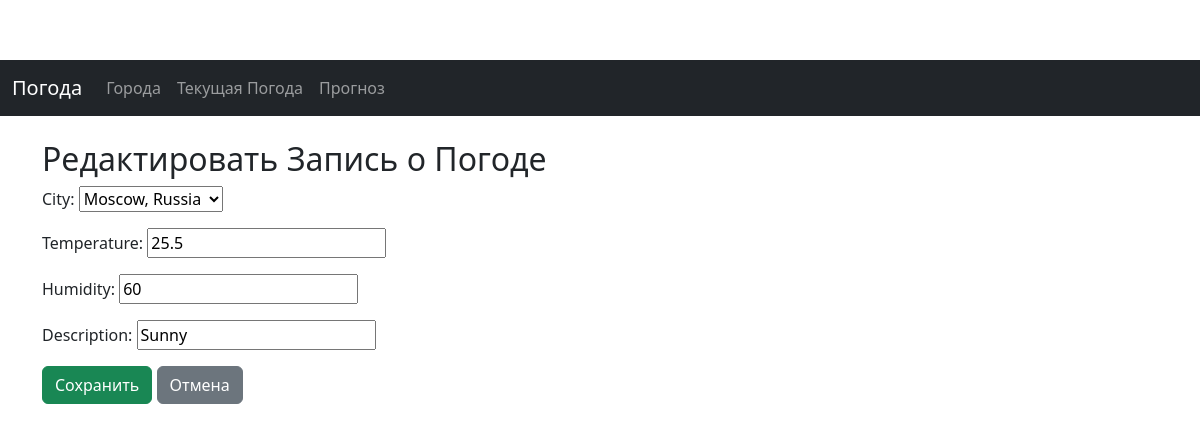
The app's page /weather/1/update/ with its own data.
### weather_app/models.py (models this page shows, shortened)
class Weather(models.Model):
    city = models.ForeignKey(City, related_name='weather', on_delete=models.CASCADE)
    temperature = models.FloatField()  # Температура в градусах Цельсия
    humidity = models.PositiveIntegerField()  # Влажность в процентах
    description = models.CharField(max_length=255)  # Описание погоды
    date = models.DateField(auto_now_add=True)
    history = HistoricalRecords()

### weather_app/views.py (the view)
# urls.py: path('weather/<int:pk>/update/', views.weather_update, name='weather_update'),
def weather_update(request, pk):
    weather = get_object_or_404(Weather, pk=pk)
    if request.method == 'POST':
        form = WeatherForm(request.POST, instance=weather)
        if form.is_valid():
            form.save()
            return redirect('weather_detail', pk=pk)
    else:
        form = WeatherForm(instance=weather)
    return render(request, 'weather_app/weather_form.html', {'form': form})

### weather_app/forms.py
class WeatherForm(forms.ModelForm):
    class Meta:
        model = Weather
        fields = ['city', 'temperature', 'humidity', 'description']

### weather_app/models.py (called while the page is built)
    def __str__(self):
        return f"{self.name}, {self.country}"

### weather_app/templates/weather_app/weather_form.html (shortened to what this page needs)
{% extends 'weather_app/base.html' %}
{% block content %}
<h2>{% if form.instance.pk %}Редактировать Запись о Погоде{% else %}Добавить Запись о Погоде{% endif %}</h2>
<form method="post">
    {{ form.as_p }}
    <button type="submit" class="btn btn-success">Сохранить</button>
    <a href="{% url 'weather_list' %}" class="btn btn-secondary">Отмена</a>
</form>
{% endblock %}

### weather_app/templates/weather_app/css/styles.css (style rules this page uses)
body { padding-top: 60px; }

### records on screen
Weather: city "Moscow, Russia", temperature "25.5", humidity "60", description "Sunny"
